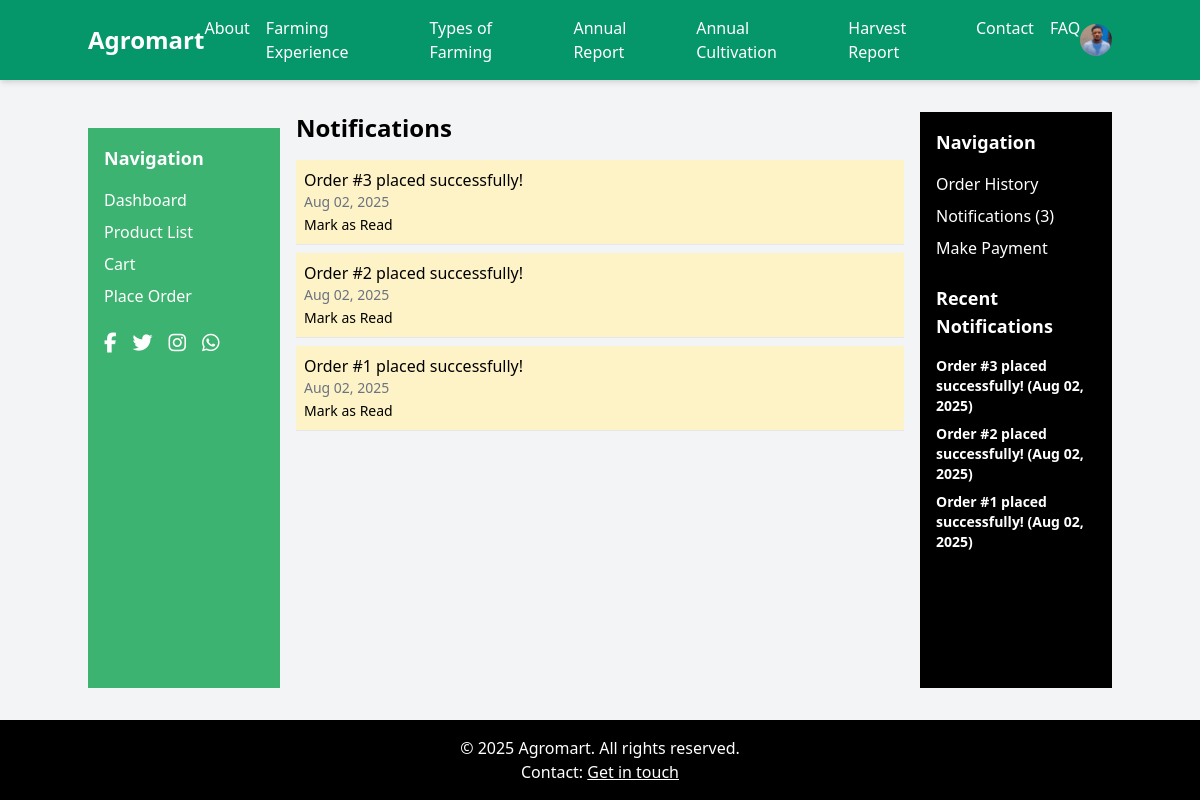
The app's page /notifications/ (signed in) with its own data.
### store/models.py (models this page shows, shortened)
class UserProfile(models.Model):
    user = models.OneToOneField(User, on_delete=models.CASCADE)
    phone = models.CharField(max_length=20, blank=True)
    address = models.TextField(blank=True)
    city = models.CharField(max_length=100, blank=True)
    country = models.CharField(max_length=100, blank=True)
    postal_code = models.CharField(max_length=20, blank=True)
    profile_picture = models.ImageField(upload_to='profiles/', null=True, blank=True)
    is_verified = models.BooleanField(default=False)
    preferred_currency = models.CharField(max_length=3, default='USD')
    bio = models.TextField(blank=True, null=True)
    created_at = models.DateTimeField(auto_now_add=True)

class Notification(models.Model):
    user = models.ForeignKey(User, on_delete=models.CASCADE, related_name='notifications')
    message = models.TextField()
    is_read = models.BooleanField(default=False)
    created_at = models.DateTimeField(auto_now_add=True)
    order = models.ForeignKey(Order, on_delete=models.SET_NULL, null=True, blank=True, related_name='notifications')
    type = models.CharField(max_length=50, choices=[
        ('order_update', 'Order Update'),
        ('promotion', 'Promotion'),
        ('system', 'System'),
    ])

### store/views.py (the view, shortened to what this page needs)
# urls.py: path('notifications/', NotificationView.as_view(), name='notifications'),
class NotificationView(LoginRequiredMixin, ListView):
    template_name = 'store/notifications.html'
    context_object_name = 'notifications'
    paginate_by = 10
    def get_queryset(self):
        return Notification.objects.filter(user=self.request.user).select_related('order').order_by('-created_at')

### store/templates/store/notifications.html (shortened to what this page needs)
{% extends 'store/base.html' %}
{% load static %}
{% block content %}
<div class="card">
    <h2 class="text-2xl font-semibold mb-4">Notifications</h2>
    {% if notifications %}
        <ul class="space-y-2">
            {% for notification in notifications %}
                <li class="p-2 border-b {% if not notification.is_read %}bg-yellow-100{% endif %}">
                    <p>{{ notification.message }}</p>
                    <p class="text-sm text-gray-500">{{ notification.created_at|date:"M d, Y" }}</p>
                    {% if not notification.is_read %}
                        <form method="post" action="{% url 'notifications' %}">
                            <button type="submit" class="btn btn-secondary text-sm">Mark as Read</button>
                        </form>
                    {% endif %}
                </li>
            {% endfor %}
        </ul>
    {% else %}
        <p>No notifications.</p>
    {% endif %}
</div>
{% endblock %}

### store/templates/store/base.html (shortened to what this page needs)
{% load static %}
<!DOCTYPE html>
<html lang="en">
<head>
    <link href="https://cdn.jsdelivr.net/npm/tailwindcss@2.2.19/dist/tailwind.min.css" rel="stylesheet">
    <link href="https://cdnjs.cloudflare.com/ajax/libs/font-awesome/6.4.2/css/all.min.css" rel="stylesheet">
    <link href="{% static 'css/styles.css' %}" rel="stylesheet">
</head>
<body class="bg-gray-100 font-sans flex flex-col min-h-screen">
    <nav class="bg-green-600 text-white p-4 shadow-md">
        <div class="container mx-auto flex items-center justify-between">
            <a href="{% url 'user_dashboard' %}" class="text-2xl font-bold">Agromart</a>
            <div class="flex space-x-4">
                <a href="{% url 'static_page' page='about' %}" class="hover:text-green-200">About</a>
                <a href="{% url 'static_page' page='farming_experience' %}" class="hover:text-green-200">Farming Experience</a>
                <a href="{% url 'static_page' page='types_of_farming' %}" class="hover:text-green-200">Types of Farming</a>
                <a href="{% url 'static_page' page='annual_report' %}" class="hover:text-green-200">Annual Report</a>
                <a href="{% url 'static_page' page='annual_cultivation' %}" class="hover:text-green-200">Annual Cultivation</a>
                <a href="{% url 'static_page' page='harvest_report' %}" class="hover:text-green-200">Harvest Report</a>
                <a href="{% url 'static_page' page='contact' %}" class="hover:text-green-200">Contact</a>
                <a href="{% url 'static_page' page='faq' %}" class="hover:text-green-200">FAQ</a>
            </div>
            <div class="relative group">
                {% if user.is_authenticated %}
                    <a href="{% url 'user_profile' %}">
                        {% if user.userprofile.profile_picture %}
                            <img src="{{ user.userprofile.profile_picture.url }}" alt="Profile" class="w-8 h-8 rounded-full">
                        {% else %}
                            <img src="{% static 'images/default_profile.png' %}" alt="Profile" class="w-8 h-8 rounded-full">
                        {% endif %}
                    </a>
                {% else %}
                    <a href="{% url 'login' %}" class="hover:text-green-200">Login</a>
                    <a href="{% url 'register' %}" class="hover:text-green-200 ml-2">Register</a>
                {% endif %}
            </div>
        </div>
    </nav>
    <div class="flex flex-1 container mx-auto my-8">
        <aside class="left-panel min-w-[200px] w-48 p-4 mt-4">
            <h3 class="text-lg font-semibold mb-4 text-white">Navigation</h3>
            <ul class="space-y-2">
                <li><a href="{% url 'user_dashboard' %}" class="text-white hover:underline">Dashboard</a></li>
                <li><a href="{% url 'product_list' %}" class="text-white hover:underline">Product List</a></li>
                <li><a href="{% url 'cart' %}" class="text-white hover:underline">Cart {% if user.is_authenticated and cart_items > 0 %}({{ cart_items }}){% endif %}</a></li>
                <li><a href="{% url 'order_create' %}" class="text-white hover:underline">Place Order</a></li>
            </ul>
            <div class="mt-6 flex space-x-4 social-icons">
                <a href="#" class="text-white hover:text-gray-200"><i class="fab fa-facebook-f text-xl"></i></a>
                <a href="#" class="text-white hover:text-gray-200"><i class="fab fa-twitter text-xl"></i></a>
                <a href="#" class="text-white hover:text-gray-200"><i class="fab fa-instagram text-xl"></i></a>
                <a href="#" class="text-white hover:text-gray-200"><i class="fab fa-whatsapp text-xl"></i></a>
            </div>
        </aside>
        <main class="flex-1 mx-4 overflow-y-auto max-h-screen">
            {% block content %}
            {% endblock %}
        </main>
        <aside class="right-panel min-w-[200px] w-48 p-4">
            <h3 class="text-lg font-semibold mb-4 text-white">Navigation</h3>
            <ul class="space-y-2">
                <li><a href="{% url 'order_history' %}" class="text-white hover:underline">Order History</a></li>
                <li><a href="{% url 'notifications' %}" class="text-white hover:underline">Notifications {% if user.is_authenticated and notifications.count > 0 %}({{ notifications.count }}){% endif %}</a></li>
                {% if user.is_authenticated %}
                    <li><a href="{% url 'payment' %}" class="text-white hover:underline">Make Payment</a></li>
                {% else %}
                    <li><a href="{% url 'login' %}" class="text-white hover:underline">Login</a></li>
                    <li><a href="{% url 'register' %}" class="text-white hover:underline">Register</a></li>
                {% endif %}
            </ul>
            {% if user.is_authenticated and notifications %}
                <h3 class="text-lg font-semibold mt-6 mb-4 text-white">Recent Notifications</h3>
                <ul class="space-y-2">
                    {% for notification in notifications %}
                        <li class="text-sm text-white {% if not notification.is_read %}font-bold{% endif %}">
                            {{ notification.message }} ({{ notification.created_at|date:"M d, Y" }})
                        </li>
                    {% endfor %}
                </ul>
            {% endif %}
        </aside>
    </div>
    <footer class="bg-black text-white p-4 mt-auto w-full">
        <div class="container mx-auto text-center">
            <p>&copy; {% now "Y" %} Agromart. All rights reserved.</p>
            <p>Contact: <a href="{% url 'static_page' page='contact' %}" class="underline hover:text-green-200">Get in touch</a></p>
        </div>
    </footer>
</body>
</html>

### store/static/css/styles.css (style rules this page uses)
body { font-family: 'Arial', sans-serif; }
.btn { @apply px-4 py-2 rounded transition-colors; }
.btn-secondary { @apply bg-gray-500 text-white hover:bg-gray-700; }
.card { @apply bg-white rounded-lg shadow-md p-4; }
html body div.container aside.left-panel { background-color: #3CB371 !important; @apply rounded-xl shadow-xl min-h-[200px]; }
html body div.container aside.right-panel { background-color: #000000 !important; @apply rounded-xl shadow-xl min-h-[200px]; }
.left-panel ul li a, .right-panel ul li a { @apply block bg-slate-500 text-white py-2 px-3 rounded-md hover:bg-slate-600 transition-colors; }
.left-panel h3, .right-panel h3, .right-panel li.text-sm { @apply text-white; }
.left-panel .social-icons a { @apply text-white hover:text-gray-200; }

### records on screen
Notification: message "Order #3 placed successfully!", created_at "Aug 02, 2025"
Notification: message "Order #2 placed successfully!", created_at "Aug 02, 2025"
Notification: message "Order #1 placed successfully!", created_at "Aug 02, 2025"

### other values on screen
{{ notifications.count }} "3"
